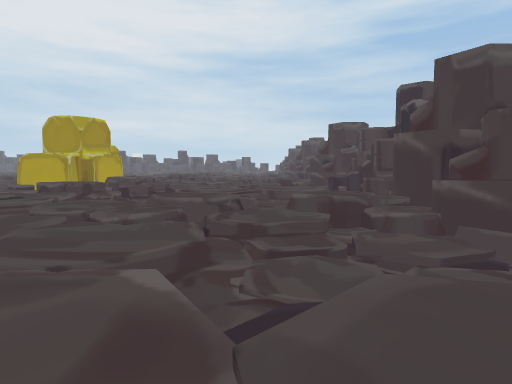
view 1 (above)

24 first-person views from a walk through a scene from a Unity 3-D project. The camera is 1.2 m above the floor, tilts 4° down and sees 75° across. The floor is counted in squares, 2 m on a side. Each view is taken from the middle of a square. On the plan, view 1 faces up. The plan holds only what a view shows up to about 10 squares ahead; the rest is blank. The place goes on beyond the plan. The player character is not drawn. Some surface patterns are stand-ins.

view 2
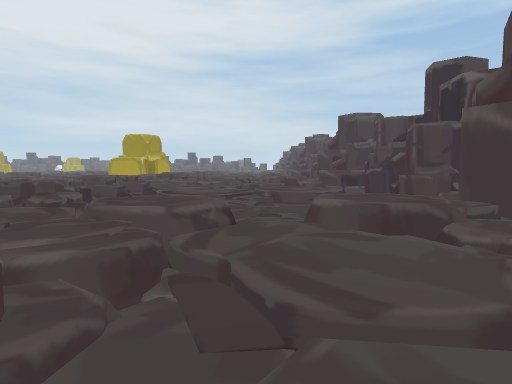

view 3
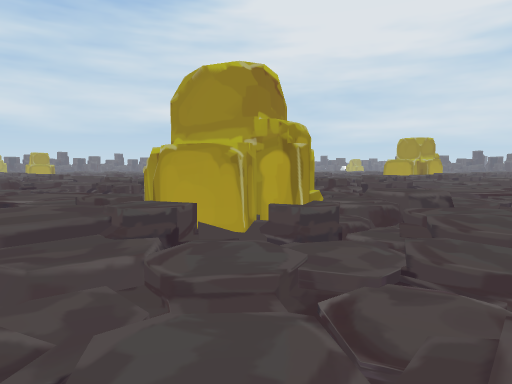

view 4
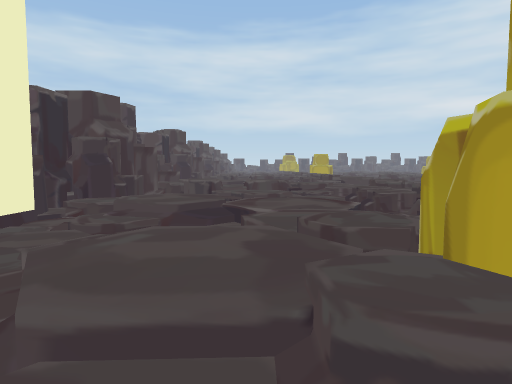

view 5
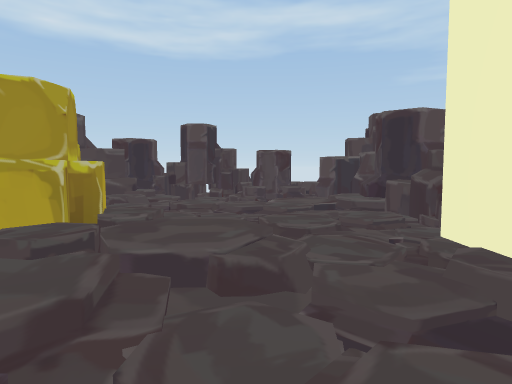

view 6
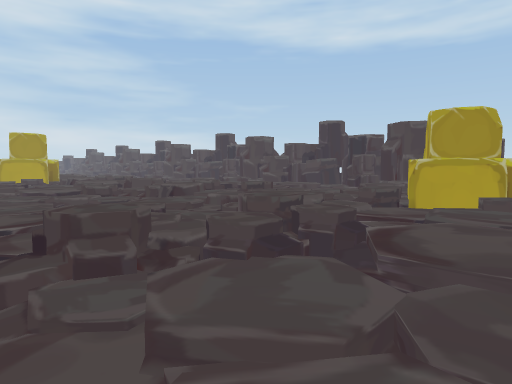

view 7
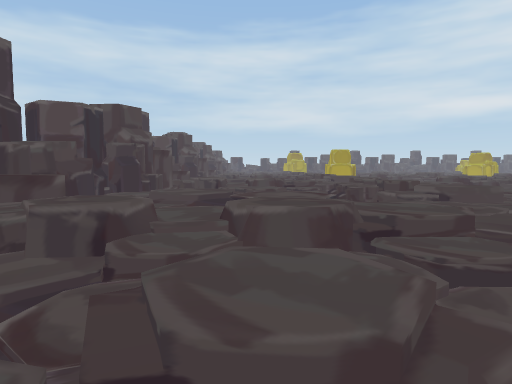

view 8
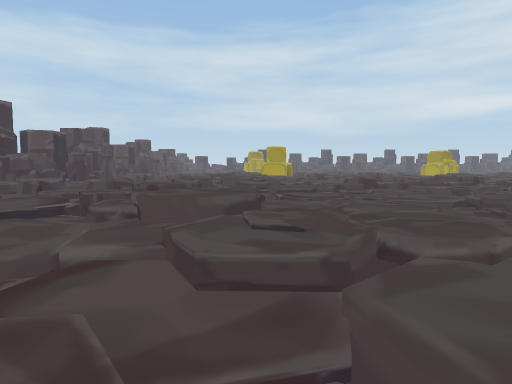

view 9
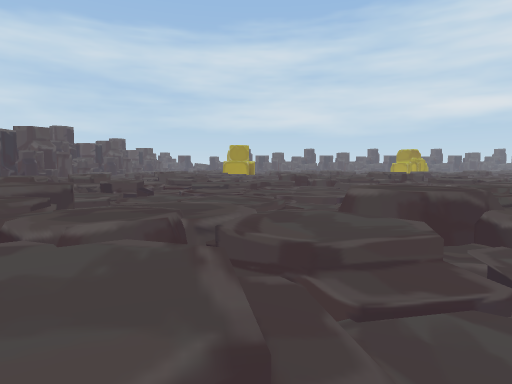

view 10
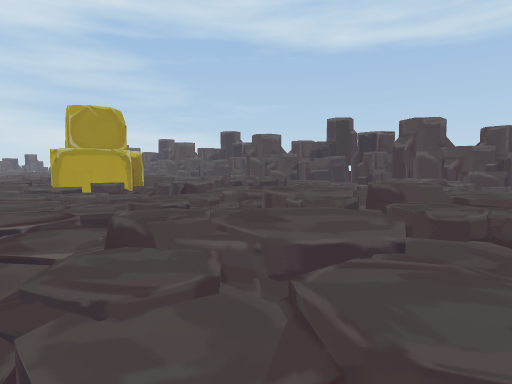

view 11
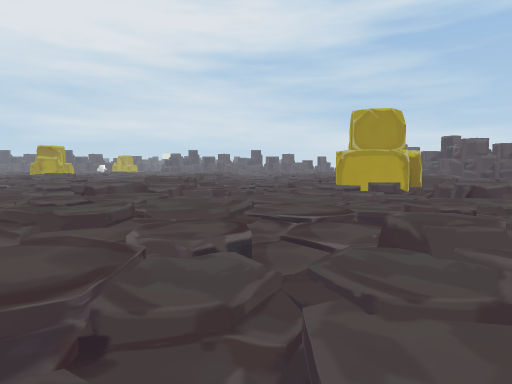

view 12
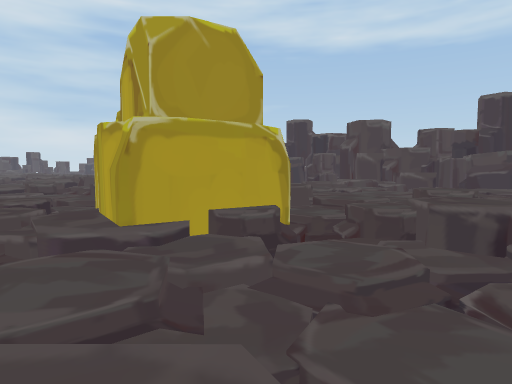

view 13
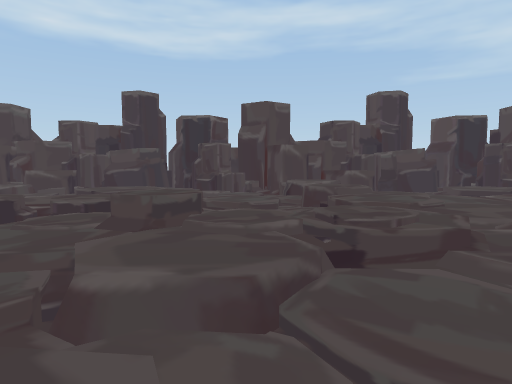

view 14
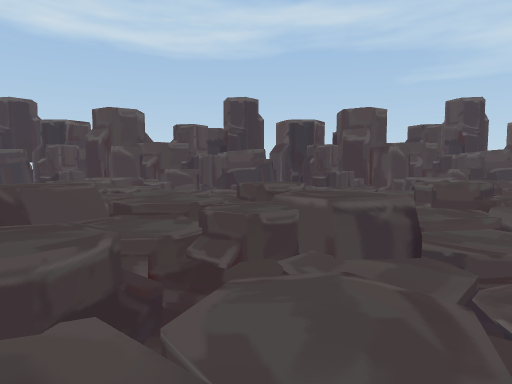

view 15
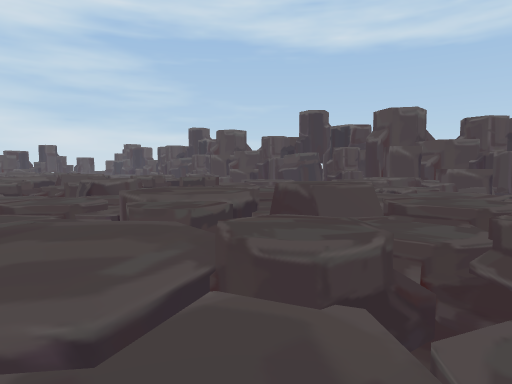

view 16
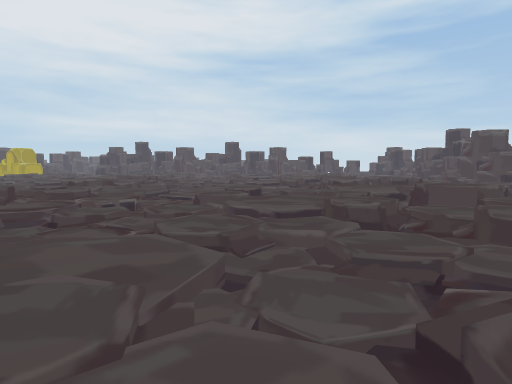

view 17
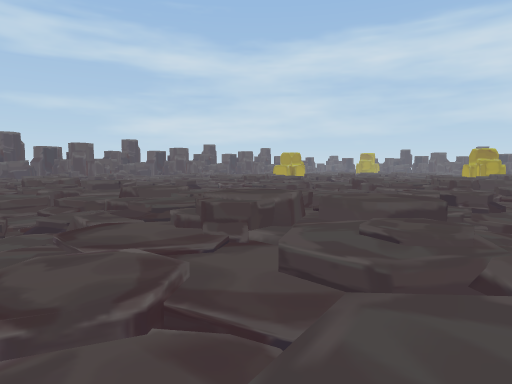

view 18
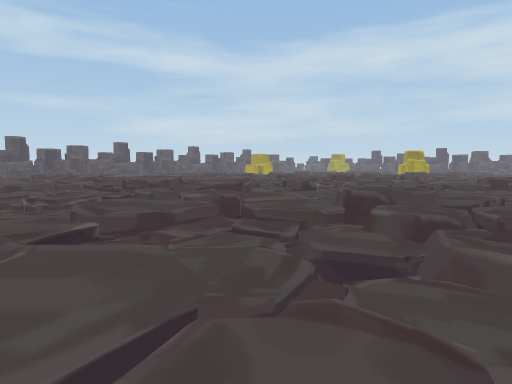

view 19
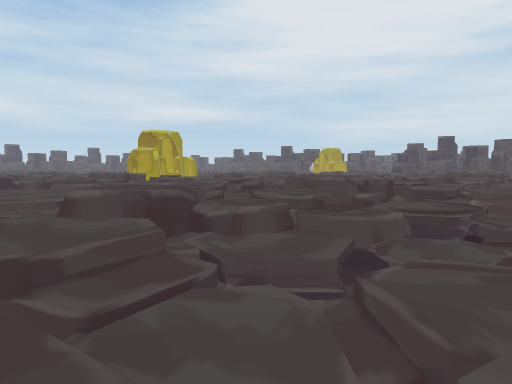

view 20
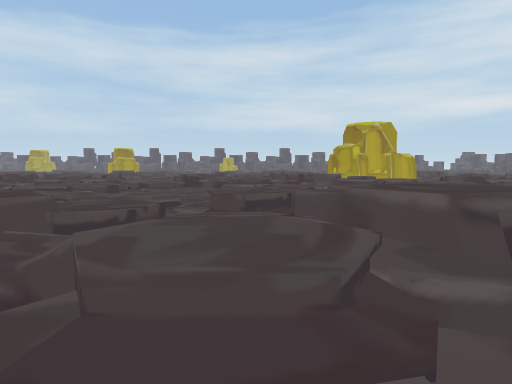

view 21
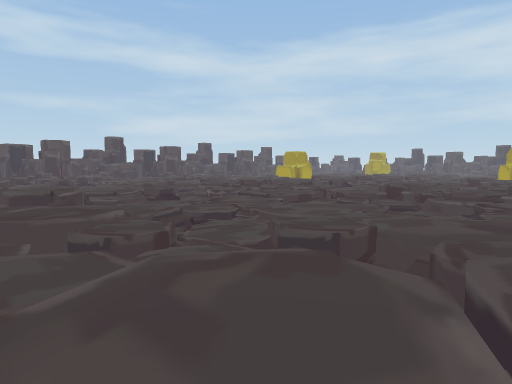

view 22
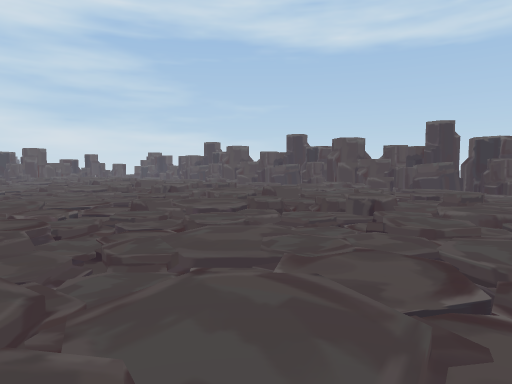

view 23
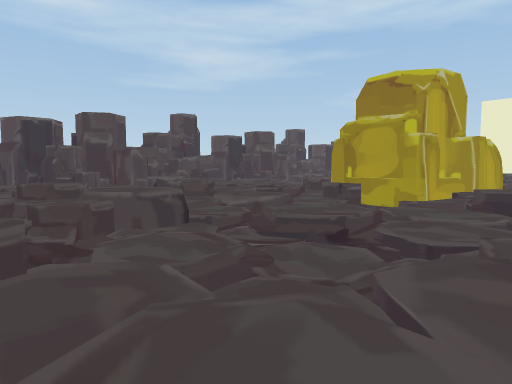

view 24
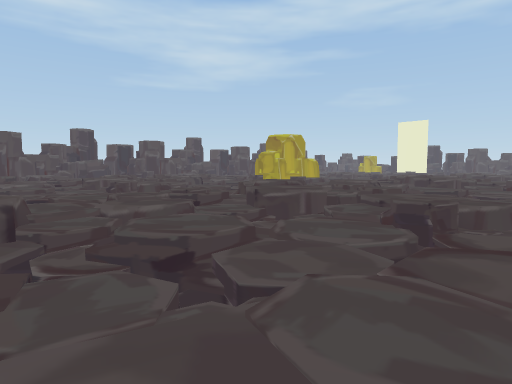

### Floor plan
Key: @ floor where view 1 was taken; # wall or solid block; x gap in a wall; . main floor; : floor 0.25 m higher than the main floor; - floor 0.25 m lower than the main floor; + floor 0.5 m higher than the main floor; _ floor 0.5 m lower than the main floor; * floor 0.75 m higher than the main floor; / step, stairs or slope; = window, fence, low wall or low ledge; ^ raised ledge; O other object.
Columns run from 19 left of view 1 to 4 right of it. Each row starts with its distance up from view 1.
 23 =  .//.=/ .. .#=#     #
 22 :/ .////: /.///:=    /#
 21  / .//./=:/././/=    ##
 20 // //././/./../ /   =##
 19 .//-=.///////.+./ =//##
 18  /. /:/=////://*//:/.^#
 17 //  /:===///////=-/_/-#
 16 ///////=#/.///=///:/:-#
 15 =//./-/=///.///=// //.#
 14 #/=.././///././#=.///##
 13  ::.////::./////=/////#
 12 ///--.//+/--/O//:///=##
 11 =. -::=/////O#OO:////^#
 10 =.// :==////OOO=//:/ /#
  9 //-/..=://-/.O///-://-#
  8 =././/.=//../.#///:.:/#
  7 :/-.////:-/.///:=. --/#
  6 ://.//./=:/././/= ./ ##
  5  /://././/./../ / //=##
  4  //-=.///////.+./:=//##
  3  /../:/=////://*//=/.^#
  2 //--/:===////////-/_/-#
  1 ////// =# .///=/#=:/: #
  0 =//./-/=// .///=#//@/ #
 -1  /=.././///. ./#=.///##
 -2  ::.////:: / ///=-// /#
 -3  //-=.//+/--////://.=##
 -4  /:#///// ////+./+/:/^#
 -5   /-//=/:://=//.O#O///##
 -6  ///./::/=/./:.:O#-//-##
 -7  ==. :/=/=//.://///////#
 -8  /// ::-/x///:/-/=//./##
 -9  ==  ///==-//=...//-/.##
-10 ^####/#-^###//###/-//:-#
-11     ####   ####   ######

Positions as (right, up) in squares from view 1, and headings:
1: (0, 0), facing up
2: (0, -6), facing up
3: (1, -8), facing up-left
4: (-1, -7), facing left
5: (-6, -8), facing right
6: (-9, -7), facing up-right
7: (-7, -7), facing left
8: (-9, -3), facing left
9: (-9, -1), facing left
10: (-9, 1), facing up-right
11: (-9, 1), facing up
12: (-8, 7), facing up-right
13: (-6, 13), facing right
14: (-7, 16), facing right
15: (-7, 16), facing up-right
16: (-7, 13), facing up
17: (-9, 13), facing down-left
18: (-8, 17), facing down-left
19: (-9, 14), facing up-left
20: (-10, 17), facing left
21: (-11, 11), facing down-left
22: (-11, 12), facing up-right
23: (-8, 17), facing down-right
24: (-16, 23), facing down-right
